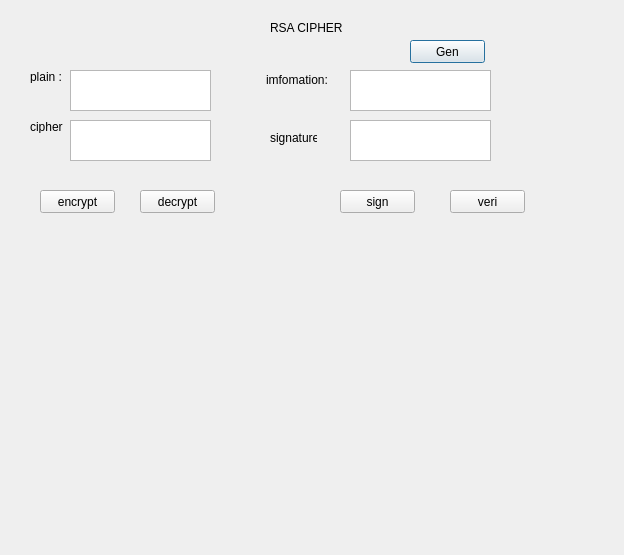
<?xml version="1.0" encoding="UTF-8"?>
<ui version="4.0">
 <class>Dialog</class>
 <widget class="QDialog" name="Dialog">
  <property name="geometry">
   <rect>
    <x>0</x>
    <y>0</y>
    <width>624</width>
    <height>555</height>
   </rect>
  </property>
  <property name="windowTitle">
   <string>Dialog</string>
  </property>
  <widget class="QLabel" name="RSACIPHER">
   <property name="geometry">
    <rect>
     <x>270</x>
     <y>20</y>
     <width>101</width>
     <height>16</height>
    </rect>
   </property>
   <property name="text">
    <string>RSA CIPHER</string>
   </property>
  </widget>
  <widget class="QLabel" name="label">
   <property name="geometry">
    <rect>
     <x>30</x>
     <y>70</y>
     <width>47</width>
     <height>13</height>
    </rect>
   </property>
   <property name="text">
    <string>plain :</string>
   </property>
  </widget>
  <widget class="QLabel" name="label_2">
   <property name="geometry">
    <rect>
     <x>30</x>
     <y>120</y>
     <width>47</width>
     <height>13</height>
    </rect>
   </property>
   <property name="text">
    <string>cipher</string>
   </property>
  </widget>
  <widget class="QPushButton" name="btn_gen_keys">
   <property name="geometry">
    <rect>
     <x>410</x>
     <y>40</y>
     <width>75</width>
     <height>23</height>
    </rect>
   </property>
   <property name="text">
    <string>Gen</string>
   </property>
  </widget>
  <widget class="QTextEdit" name="txt_plain_text">
   <property name="geometry">
    <rect>
     <x>70</x>
     <y>70</y>
     <width>141</width>
     <height>41</height>
    </rect>
   </property>
  </widget>
  <widget class="QTextEdit" name="txt_cipher_text">
   <property name="geometry">
    <rect>
     <x>70</x>
     <y>120</y>
     <width>141</width>
     <height>41</height>
    </rect>
   </property>
  </widget>
  <widget class="QTextEdit" name="txt_info">
   <property name="geometry">
    <rect>
     <x>350</x>
     <y>70</y>
     <width>141</width>
     <height>41</height>
    </rect>
   </property>
  </widget>
  <widget class="QTextEdit" name="txt_sign">
   <property name="geometry">
    <rect>
     <x>350</x>
     <y>120</y>
     <width>141</width>
     <height>41</height>
    </rect>
   </property>
  </widget>
  <widget class="QPushButton" name="btn_encrypt">
   <property name="geometry">
    <rect>
     <x>40</x>
     <y>190</y>
     <width>75</width>
     <height>23</height>
    </rect>
   </property>
   <property name="text">
    <string>encrypt</string>
   </property>
  </widget>
  <widget class="QPushButton" name="btn_decrypt">
   <property name="geometry">
    <rect>
     <x>140</x>
     <y>190</y>
     <width>75</width>
     <height>23</height>
    </rect>
   </property>
   <property name="text">
    <string>decrypt</string>
   </property>
  </widget>
  <widget class="QPushButton" name="btn_sign">
   <property name="geometry">
    <rect>
     <x>340</x>
     <y>190</y>
     <width>75</width>
     <height>23</height>
    </rect>
   </property>
   <property name="text">
    <string>sign</string>
   </property>
  </widget>
  <widget class="QPushButton" name="btn_verify">
   <property name="geometry">
    <rect>
     <x>450</x>
     <y>190</y>
     <width>75</width>
     <height>23</height>
    </rect>
   </property>
   <property name="text">
    <string>veri</string>
   </property>
  </widget>
  <widget class="QLabel" name="label_3">
   <property name="geometry">
    <rect>
     <x>266</x>
     <y>70</y>
     <width>61</width>
     <height>20</height>
    </rect>
   </property>
   <property name="text">
    <string>imfomation:</string>
   </property>
  </widget>
  <widget class="QLabel" name="label_4">
   <property name="geometry">
    <rect>
     <x>270</x>
     <y>130</y>
     <width>47</width>
     <height>16</height>
    </rect>
   </property>
   <property name="text">
    <string>signature:</string>
   </property>
  </widget>
 </widget>
 <resources/>
 <connections/>
</ui>
